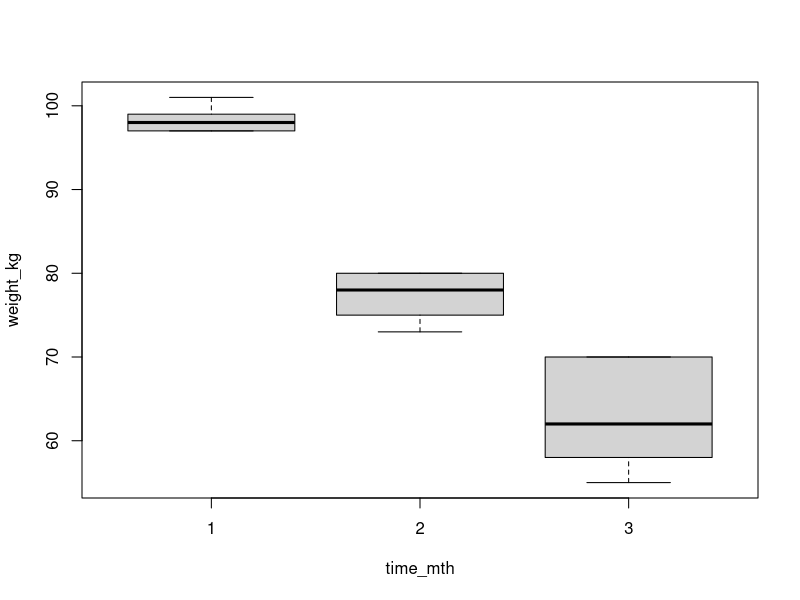

Recreate this plot in R. (Note: this script raises an error after producing the figure.)
##########################################
# PSYC 4180 - INTRO TO STATISTICS USING R
##########################################

##########################################
# PART I: ONE-WAY REPEATED-MEASURES ANOVA

##########################################
# check out R studio workspace

getwd() #this is where you are in your computer

##########################################
# what are packages? 
# R has a lot of great built-in capabilities
# packages are add-ons with many more functions that might be more specific, tailored

# we will be using the Tidyverse to explore R 
# the Tidyverse is a family of packages, all support each other seamlessly 

library(tidyverse)
library(dplyr)

##########################################
# how to assign variables - let's input our own data
# imagine we run an experiment on 5 people where we give them a specific diet and follow how their
# weight changes in the next 3 months

subject <- c(1:5, 1:5, 1:5) # here we have 5 subjects
time_mth <- c(1, 1, 1, 1, 1, # each subject gives us data from 3 different time points  
             2, 2, 2, 2, 2,
             3, 3, 3, 3, 3)
weight_kg <- c(98, 99, 101, 97, 97, # that data is their weight in kilograms
               80, 75, 80, 73, 78,
               70, 62, 55, 58, 70)

weight_df <- data.frame(subject, time_mth, weight_kg) # we combine those vectors together to create
# a "dataframe" which is a matrix that has all those datapoints

# you're going to see the %>% (pipe) operator a lot - it just means "do this next"
weight_kg %>% mean() 

##########################################
# describing the data

head(weight_df)
boxplot(weight_kg ~ time_mth , data = weight_df) # left side is dependent variable

tab1 <- tableby( time_mth ~ weight_kg , data= weight_df)
yy <- summary(tab1, text = TRUE)
write2html(yy, 'yy.html')

##########################################
# plotting data
library(ggplot2) # this is a plotting package

weight_df <- weight_df %>% 
  group_by(time_mth) %>% # for every time point, calculate the MEAN, STDEV, STANDARD ERROR
  mutate(mean_kg = mean(weight_kg), # this function "mutates" a new column with the new calculations
         sd_kg = sd(weight_kg),
         sem_kg = sd_kg/(sqrt(15)))
            
ggplot(weight_df, aes(x = time_mth, y = weight_kg)) +
  geom_bar(stat = "summary", fun.y = "mean") +
  geom_errorbar(aes(ymin= mean_kg - sem_kg, ymax = mean_kg + sem_kg), width = .2, size = 0.7) +
  theme_bw() +
  theme(axis.title = element_text(face = "bold"),
        panel.grid.major = element_blank(), panel.grid.minor = element_blank()) +
  ylab("Mean weight per month (kg)")

##########################################
# statistical analysis 

# anatomy of an R model
# dependent_measure ~ factor1 + factor2, data = data_frame
# our dependent measure is measured by (~) factor 1 and factor 2
# this equation needs to go into a model function e.g. if we want anova we do aov(), if we want a regression, lm() 

# if we didn't have the SAME participants for every time point, how do we analyze it?
not_mod <- aov(weight_kg ~ time_mth, data = weight_df) # this doesn't output anything, we need summary()
summary(not_mod)

# however, we use the SAME participants across all time points, so we need to account 
# for individual error in a repeated-measures ANOVA
rm_mod1 <- aov(weight_kg ~ time_mth + Error(subject/time_mth),
               data = weight_df)
summary(rm_mod1)

##########################################
# interpreting data

# we say that there is a significant effect of time in the weight loss of these participants
# who received an intervention (F(1,11) = ..., p < 0.05).

# if it's significant, do post-hoc testing 
# month 1 vs. month 2
t.test(weight_df$weight_kg[which(weight_df$time_mth == 1)],
       weight_df$weight_kg[which(weight_df$time_mth == 2)])

# month 1 vs. month 3
t.test(weight_df$weight_kg[which(weight_df$time_mth == 1)],
       weight_df$weight_kg[which(weight_df$time_mth == 3)])

# month 2 vs. month 3
t.test(weight_df$weight_kg[which(weight_df$time_mth == 2)],
       weight_df$weight_kg[which(weight_df$time_mth == 3)])
# account for type 1 error - bonferroni p level control
# 0.05 / 3 = 0.0167 ; all are significant at this level

##########################################
# PART II: MIXED ANOVA

# using the same data set we will now add a new factor
# what if we have another group whose weight we tracked but didn't get a diet (i.e. our controls)

wdf <- read.csv('lab_4180_data1.csv', header = TRUE)

# let's add labels and means that will be used for plots later
wdf <- wdf %>%
  group_by(time_mth, diet) %>%
  mutate(mean_kg = mean(weight_kg),
         sd_kg = sd(weight_kg),
         sem_kg = sd_kg/(sqrt(5)))

# now let's take a look at descriptive statistics again...
head(wdf)
boxplot(weight_kg ~ time_mth + diet, data = wdf)

tab2 <- tableby(diet ~ weight_kg, data = wdf)
yy2 <- summary(tab2, text = TRUE)
write2html(yy2, 'yy2.html')

# stats - include now an interaction term factor1*factor2
rm_mod2 <- aov(weight_kg ~ time_mth + diet + time_mth*diet + Error(subject/time_mth),
               data = wdf)
summary(rm_mod2) # there is a significant effect of time on weight (F(1,24) = 49.21, p < .05), 
# and diet on weight (F(1,24) = 30.76, p < .05)

# posthoc - since we saw an effect of interaction
# do a posthoc for each main effect - not necessary for diet since there's only two,
# do it for the other factor

# month 1 vs. month 2 - PAIRWISE T TESTS
t.test(weight_df$weight_kg[which(weight_df$time_mth == 1)],
       weight_df$weight_kg[which(weight_df$time_mth == 2)],
       paired = TRUE)

# month 1 vs. month 3
t.test(weight_df$weight_kg[which(weight_df$time_mth == 1)],
       weight_df$weight_kg[which(weight_df$time_mth == 3)],
       paired = TRUE)

# month 2 vs. month 3
t.test(weight_df$weight_kg[which(weight_df$time_mth == 2)],
       weight_df$weight_kg[which(weight_df$time_mth == 3)],
       paired = TRUE)

# control for type 1 error, bonferroni correction 0.05/3 comparisons, alpha = 0.017

# plot your results
ggplot(wdf, aes(x = time_mth, y = weight_kg, fill = diet)) +
  geom_bar(stat = "summary", fun.y = "mean", position = "dodge") +
  geom_errorbar(aes(ymin = mean_kg - sem_kg,
                    ymax = mean_kg + sem_kg), width = .2, size = 0.7,
                position = position_dodge(1)) +
  theme_bw() +
  theme(axis.title = element_text(face = "bold"),
        panel.grid.major = element_blank(), panel.grid.minor = element_blank()) +
  ylab("Mean weight per month (kg)") +
  xlab("Time passed (months)")

